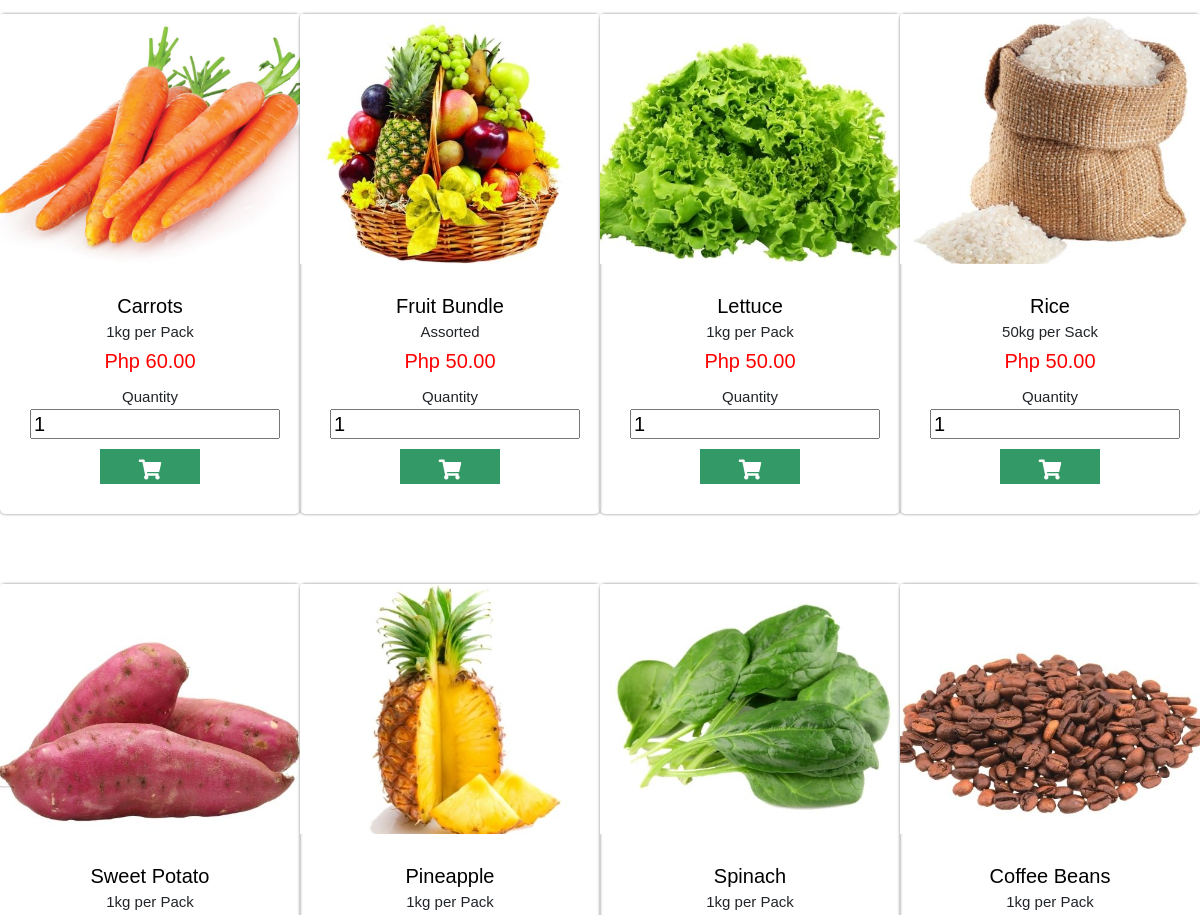
Before: / (middle part) with the older database file.
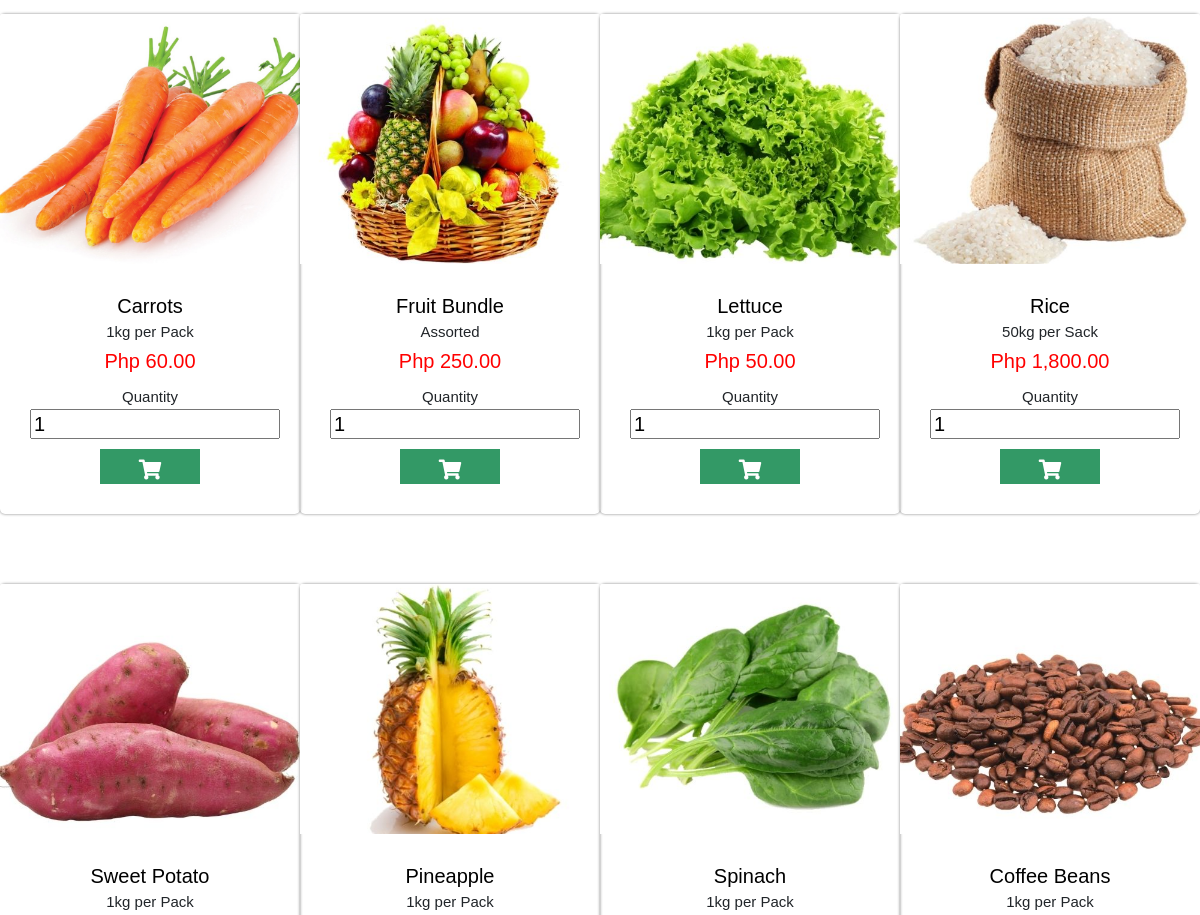
After: the same page with the newer database file.
### tables this page shows
CREATE TABLE `items` (
  `item_id` int(11) NOT NULL,
  `item_name` varchar(128) NOT NULL,
  `cat_id` int(11) NOT NULL,
  `item_desc` varchar(255) NOT NULL,
  `item_status` varchar(20) NOT NULL COMMENT 'A for Available, NA for unavailable',
  `item_price` int(11) NOT NULL,
  `seller_id` int(11) NOT NULL,
  `item_img` varchar(128) NOT NULL
);

### index.php (the view, shortened to what this page needs)
<?php
include_once "includes/db_conn.php";
 ?>
<!DOCTYPE html>
<html lang="en">
<head>
    <link rel="stylesheet" href="css/bootstrap.min.css">
    <link rel="stylesheet" href="css/style.css">
    <link rel="stylesheet" href="css/fontawesome.css">
    <link rel="stylesheet" href="https://cdnjs.cloudflare.com/ajax/libs/font-awesome/5.15.2/css/all.min.css">
</head>
<body>
<?php
        $sql="SELECT i.item_id,
        i.item_img,
        i.item_name,
        i.item_status,
        i.item_desc,
        c.cat_desc,
        i.item_price
        FROM items i
        JOIN category c
        ON i.cat_id = c.cat_id
        WHERE i.item_id BETWEEN 5 AND 12;";
  $stmt=mysqli_stmt_init($conn);
  if (!mysqli_stmt_prepare($stmt, $sql)){
     echo "Statement Failed.";
     exit();
  }
   mysqli_stmt_execute($stmt);
   $resultData = mysqli_stmt_get_result($stmt);
   $arr=array();
   while($row = mysqli_fetch_assoc($resultData)){
       array_push($arr,$row);
   }
      ?>
<section id="product">
    <div class="product-container">
        <?php
        foreach($arr as $key => $val){
        ?>
        <div class="product-slider">
            <div class="product-card item">
                <div class="image">
                <img src="img/<?php echo $val['item_img'] ?>" alt="" class="card-img-top">
                </div>
                    <div class="content">
                        <h3><?php echo $val['item_name'] ?></h3>
                        <h4><?php echo $val['item_desc'] ?></h4>
                        <div class="price"><p> Php <?php echo number_format($val['item_price'],2)  ?></p>
                        </div>
                        <form action="includes/processorder.php" method= "GET">
                        <label for="Quantity">Quantity</label>
                        <input  type="number" value = "1" min="1" max="10" name="item_qty">
                        <button type="submit" class = "btn-addcart">
                        <i class="fas fa-shopping-cart" ></i>
                        </button>
                        </form>
                    </div>
            </div>
        </div>
                    <?php
                        }
                        ?>
    </div>
</section>
</body>
</html>

### css/style.css (style rules this page uses)
* { margin: 0; box-sizing: border-box; transition: all .2s linear; font-family: 'Exo 2', sans-serif ; }
html { font-size: 62.5%; scroll-behavior: smooth; }
body { overflow-x: hidden; }
.fa-shopping-cart { font-size: 2rem; cursor: pointer; color: #000000; }
#product { display: flex; align-items: center; flex-flow: column; width: 100vw; }
.product-container { width:100% ; margin: 1rem; display: flex; align-items: center; flex-wrap: wrap; justify-content: space-around; }
.product-card { height: 50rem; width: 30rem; margin: 3.5rem auto; box-shadow: 0 0 .3rem rgba(0, 0, 0,.5); border-radius: 0.5rem; position: relative; }
.image { height: 50%; width: 100%; margin-top: 1rem; }
.image img { height: 100%; width: 100%; object-fit: cover; }
.content { padding: 3rem; height: 30%; width: 100%; text-align: center; }
.content h3 { font-size: 2rem; color: black; }
.price { font-size: 2rem; color: red; }
.content .btn-addcart { height: 3.5rem; width: 10rem; background: #339966; text-align:center; font-size: 2rem; text-decoration:none; border: none; margin-top: 1rem; line-height: 4rem; outline: none; }
.content .btn-addcart i { color: white; }
.content input { height: 3rem; width: 25rem; align-items: center; font-size: 2rem; }
.content label { font-size: 1.5rem; }

Changed rows visible on the page:
changed items "Fruit Bundle": item_price "50.00" → "250.00"
changed items "Rice": item_price "50.00" → "1,800.00"
